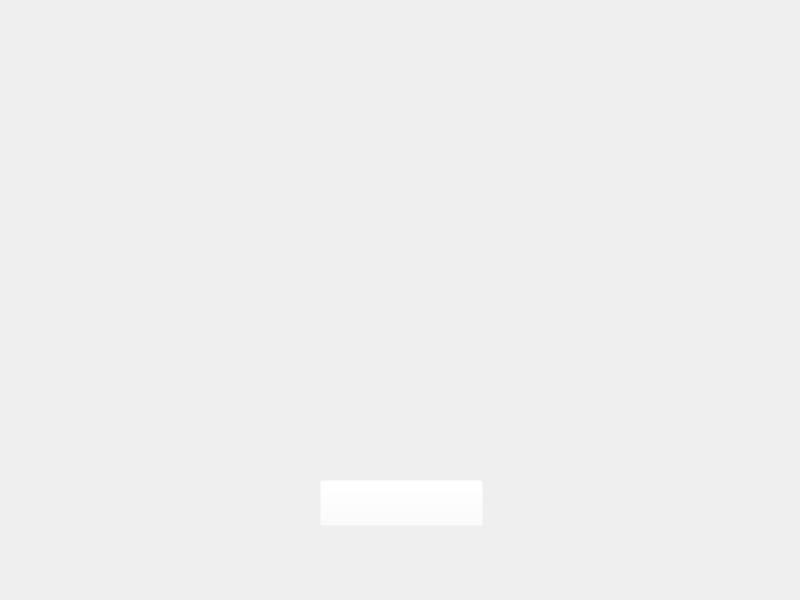
<?xml version="1.0" encoding="UTF-8"?>
<ui version="4.0">
 <class>FightEndWindow</class>
 <widget class="QDialog" name="FightEndWindow">
  <property name="geometry">
   <rect>
    <x>0</x>
    <y>0</y>
    <width>800</width>
    <height>600</height>
   </rect>
  </property>
  <property name="windowTitle">
   <string>Dialog</string>
  </property>
  <widget class="QPushButton" name="back_to_menu_botton">
   <property name="geometry">
    <rect>
     <x>320</x>
     <y>480</y>
     <width>163</width>
     <height>46</height>
    </rect>
   </property>
   <property name="focusPolicy">
    <enum>Qt::NoFocus</enum>
   </property>
   <property name="styleSheet">
    <string notr="true">background-color: rgba(255, 255, 255, 0);
border-color: rgba(255, 255, 255, 0);
gridline-color: rgba(255, 255, 255, 0);
selection-background-color: rgba(255, 255, 255, 0);
selection-color: rgba(255, 255, 255, 0);
border-color: rgba(255, 255, 255, 0);
color: rgba(255, 255, 255, 0);</string>
   </property>
   <property name="text">
    <string/>
   </property>
  </widget>
 </widget>
 <resources/>
 <connections/>
</ui>
